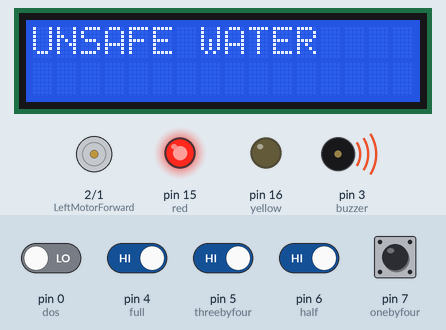
This sketch was run on a simulated Arduino Uno, built with avr-gcc and run on an emulated ATmega328P. On the bench: 16×2 character LCD, motor-driver pin pairs drawn as motors (green arrow = first pin HIGH = forward, orange = second pin HIGH = backward, longer = more drive, scaled by the enable pin), output pins drawn as LEDs (lit = HIGH), buzzer (waves = sounding). The test bench sets the inputs (shaded band); at power-on: pin 4 (full), pin 5 (threebyfour), pin 6 (half), pin 7 (onebyfour) HIGH, pin 0 (dos) LOW.

Above: at 1.2 s.
1.3 s: pin 0 (dos) driven HIGH
At 2.4 s:
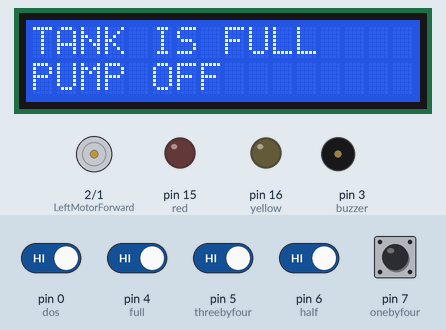
4.3 s: pin 4 (full) driven LOW
At 4.7 s:
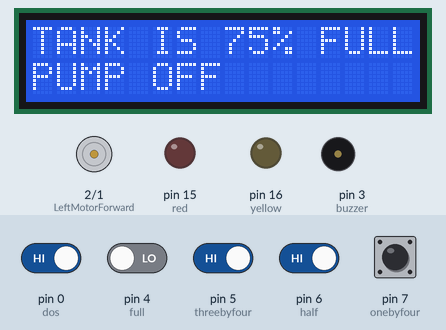
5.8 s: pin 6 (half) driven LOW
At 6.5 s:
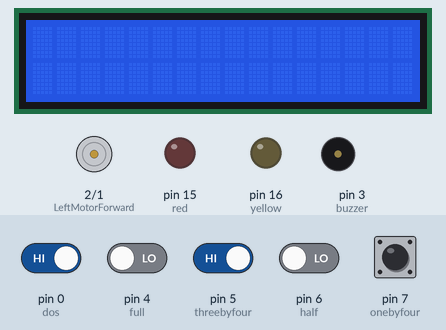
7.3 s: pin 5 (threebyfour) driven LOW
At 7.8 s:
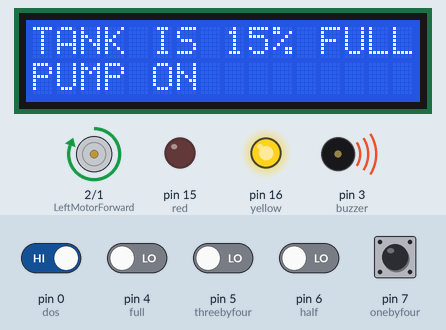
8.8 s: pin 6 (half) driven HIGH
At 9.8 s:
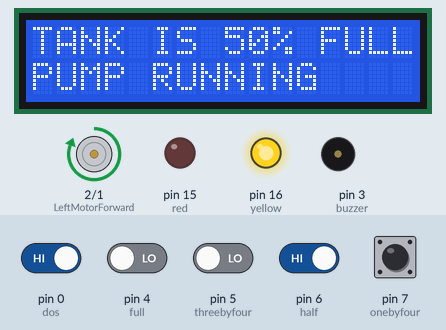
Timing chart, 0 to 11.8 s (numbered marks = the images above; inputs shaded):
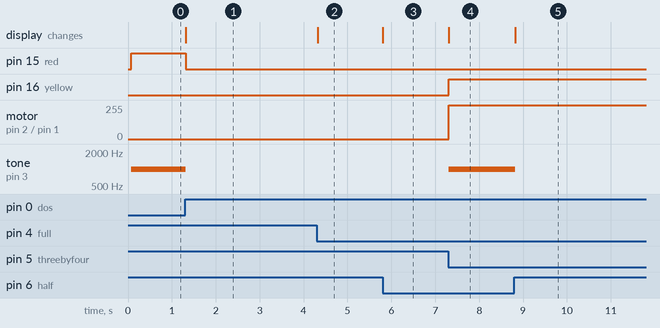

Measured:
- after the input at 1.3 s, pin 15 (red): HIGH → LOW at once; tone on pin 3 (buzzer): 1000 Hz → silent at once; the display: changes at once (image 1)
- after the input at 4.3 s, the display: changes at once (image 2)
- after the input at 5.8 s, the display: changes at once (image 3)
- after the input at 7.3 s, pin 16 (yellow): LOW → HIGH at once; motor on pin 2 (LeftMotorForward) / pin 1 (LeftMotorReverse): stopped → forward 255/255 at once; tone on pin 3 (buzzer): silent → 1000 Hz at once; the display: changes at once (image 4)
- after the input at 8.8 s, tone on pin 3 (buzzer): 1000 Hz → silent at once; the display: changes at once (image 5)

The sketch:

sketch_oct06a.ino
```cpp
#include <LiquidCrystal.h>
LiquidCrystal lcd(13, 12, 11, 10, 9, 8);

const int full=4;
const int threebyfour=5;
const int half=6;
const int onebyfour=7;
const int buzzer = 3;
const int dos = 0;
int LeftMotorForward = 2;
int LeftMotorReverse = 1;
int green = 14;
int red = 15;
int yellow = 16;
int f, q, h, l, d;
int flag = 0;
void setup()
{
  lcd.begin(16, 2);
  lcd.setCursor(0,0);
  lcd.clear();
  pinMode(full,INPUT);
  pinMode(threebyfour,INPUT);
  pinMode(half,INPUT);
  pinMode(onebyfour,INPUT);
  pinMode(dos, INPUT);
  pinMode(buzzer, OUTPUT);
  pinMode(LeftMotorForward, OUTPUT);
  pinMode(LeftMotorReverse, OUTPUT);
  pinMode(green,OUTPUT);
  pinMode(red,OUTPUT);
  pinMode(yellow,OUTPUT);
}

void loop()
{
  f=digitalRead(full);
  q=digitalRead(threebyfour);
  h=digitalRead(half);
  l=digitalRead(onebyfour);
  d=digitalRead(dos);

  lcd.clear();

  if(f == 0 && q == 0 && h == 0 && l == 0){
    if(d == 1){
      lcd.setCursor(0, 0);
      lcd.print("TANK IS EMPTY");
      lcd.setCursor(0, 1);
      lcd.print("PUMP ON");
      digitalWrite(LeftMotorForward, HIGH);
      digitalWrite(LeftMotorReverse, LOW);
      digitalWrite(yellow,HIGH);
      digitalWrite(green,HIGH);
      digitalWrite(red,LOW);
      tone(buzzer,1000);
      delay(10);
    }

    else{
      lcd.setCursor(0, 0);
      lcd.print("UNSAFE WATER");
      digitalWrite(LeftMotorForward, LOW);
      digitalWrite(LeftMotorReverse, LOW);
      digitalWrite(green,LOW);
      digitalWrite(yellow,LOW);
      digitalWrite(red,HIGH);
      tone(buzzer,1000);
      delay(10);
    }
  }

  else if(f == 0 && q == 0 && h == 0 && l == 1){
    flag = 1;
    if( d == 1){
      lcd.setCursor(0, 0);
      lcd.print("TANK IS 15% FULL");
      lcd.setCursor(0, 1);
      lcd.print("PUMP ON");
      digitalWrite(LeftMotorForward, HIGH);
      digitalWrite(LeftMotorReverse, LOW);
      tone(buzzer,1000);
      digitalWrite(yellow,HIGH);
      digitalWrite(green,HIGH);
      digitalWrite(red,LOW);
      delay(10);
    }

    else{
      lcd.setCursor(0, 0);
      lcd.print("UNSAFE WATER");
      digitalWrite(LeftMotorForward, LOW);
      digitalWrite(LeftMotorReverse, LOW);
      digitalWrite(yellow,LOW);
      digitalWrite(green,LOW);
      digitalWrite(red,HIGH);
      tone(buzzer,1000);
      delay(10);
    }

  }

  else if(f == 0 && q == 0 && h == 1 && l == 1){
    if(d == 1){
      lcd.setCursor(0, 0);
      lcd.print("TANK IS 50% FULL");
      lcd.setCursor(0, 1);
      if(flag == 1){
        lcd.print("PUMP RUNNING");
        digitalWrite(LeftMotorForward, HIGH);
        digitalWrite(LeftMotorReverse, LOW);
        digitalWrite(yellow,HIGH);
      }
      if(flag == 0){
        lcd.print("PUMP OFF");
        digitalWrite(yellow,LOW);
      }
      digitalWrite(green,HIGH);
      digitalWrite(red,LOW);
      noTone(buzzer);
      delay(10);
    }
    else{
      lcd.setCursor(0, 0);
      lcd.print("UNSAFE WATER");
      digitalWrite(LeftMotorForward, LOW);
      digitalWrite(LeftMotorReverse, LOW);
      digitalWrite(yellow,LOW);
      digitalWrite(green,LOW);
      digitalWrite(red,HIGH);
      tone(buzzer,1000);
      delay(10);
    }
  }

  else if(f == 0 && q == 1 && h == 1 && l == 1){
    if(d == 1){
      lcd.setCursor(0, 0);
      lcd.print("TANK IS 75% FULL");
      lcd.setCursor(0, 1);

      if(flag == 1){
        lcd.print("PUMP RUNNING");
        digitalWrite(LeftMotorForward, HIGH);
        digitalWrite(LeftMotorReverse, LOW);
        digitalWrite(yellow,HIGH);
      }

      if(flag == 0){
        lcd.print("PUMP OFF");
        digitalWrite(yellow,LOW);
      }
      digitalWrite(green,HIGH);
      digitalWrite(red,LOW);
      noTone(buzzer);
      delay(10);
    }
    else{
      lcd.setCursor(0, 0);
      lcd.print("UNSAFE WATER");
      digitalWrite(LeftMotorForward, LOW);
      digitalWrite(LeftMotorReverse, LOW);
      digitalWrite(yellow,LOW);
      digitalWrite(green,LOW);
      digitalWrite(red,HIGH);
      tone(buzzer,1000);
      delay(10);
    }
  }

  else if(f == 1 && q == 1 && h == 1 && l == 1){
    flag = 0;
    if(d == 1){
      lcd.setCursor(0, 0);
      lcd.print("TANK IS FULL");
      lcd.setCursor(0, 1);
      lcd.print("PUMP OFF");
      digitalWrite(LeftMotorForward, LOW);
      digitalWrite(LeftMotorReverse, LOW);
      digitalWrite(yellow,LOW);
      digitalWrite(green,HIGH);
      digitalWrite(red,LOW);
      noTone(buzzer);
      delay(10);
    }
    else{
      lcd.setCursor(0, 0);
      lcd.print("UNSAFE WATER");
      digitalWrite(LeftMotorForward, LOW);
      digitalWrite(LeftMotorReverse, LOW);
      digitalWrite(yellow,LOW);
      digitalWrite(green,LOW);
      digitalWrite(red,HIGH);
      tone(buzzer,1000);
      delay(10);
    }
  }

}
```
